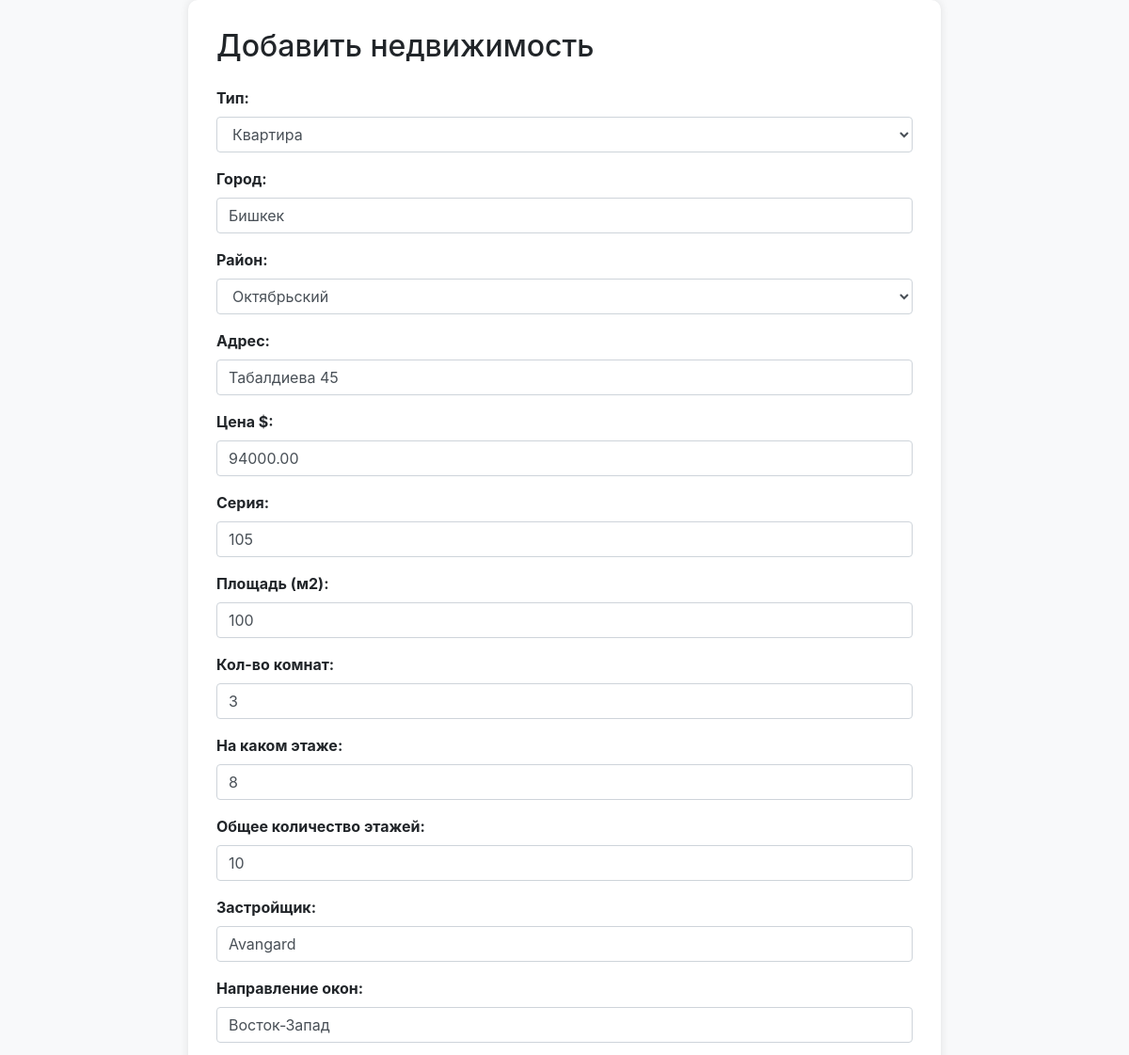
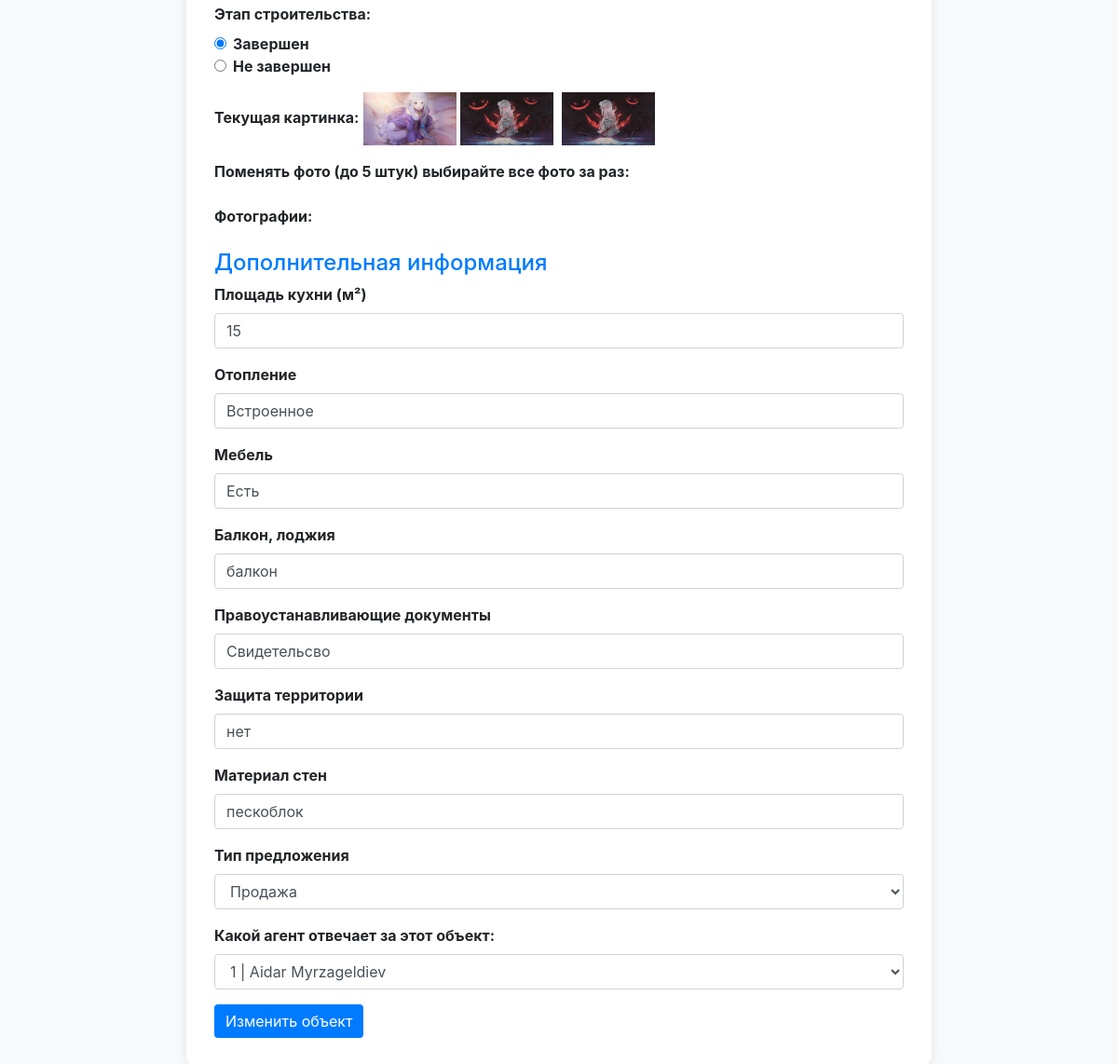
The page /private/object/change/1 (signed in) on the database its author committed (2 pictures, top to bottom).
### objects/models.py (models this page shows, shortened)
class ObjectAd(models.Model):
    AD_TYPES = [
        ('Аренда', 'Аренда'),
        ('Продажа', 'Продажа')
    ]
    STATUS = [
        ('completed', 'Завершен'),
        ('incomplete', 'Не завершен')
    ]
    rooms = models.IntegerField(null=True, blank=True)
    current_floor = models.IntegerField(blank=True, null=True)
    total_floors = models.IntegerField(blank=True, null=True)
    otoplenie = models.CharField(max_length=50, null=True, blank=True)
    furniture = models.CharField(max_length=50, null=True, blank=True)
    balcony = models.CharField(max_length=50, null=True, blank=True)
    series = models.IntegerField(null=True, blank=True)
    window_direction = models.CharField(max_length=100, null=True, blank=True)
    security = models.CharField(max_length=50, null=True, blank=True)
    area = models.IntegerField()
    city = models.CharField(max_length=50, null=True, blank=True)
    address = models.CharField(max_length=100)
    latitude = models.CharField(max_length=30, null=True, blank=True)  # Широта
    longitude = models.CharField(max_length=30, null=True, blank=True)  # Долгота
    zastroishik = models.CharField(max_length=50, null=True, blank=True)
    ad_type = models.CharField(max_length=10, choices=AD_TYPES, default='Продажа')
    price = models.DecimalField(max_digits=11, decimal_places=2)
    date_created = models.DateTimeField(auto_now_add=True)
    kitchens_area = models.IntegerField(null=True, blank=True)
    documents = models.CharField(max_length=50, null=True, blank=True)
    walls_material = models.CharField(max_length=50, null=True, blank=True)
    status = models.CharField(max_length=20, choices=STATUS, blank=True, null=True, default='completed')
    category = models.ForeignKey(to=Category, related_name='category', on_delete=models.SET_NULL, null=True, blank=True)
    district = models.ForeignKey(to=District, related_name='district', on_delete=models.SET_NULL, null=True, blank=True)
    agent = models.ForeignKey(to=Agent, related_name='agent_object', on_delete=models.SET_NULL, null=True, blank=True)

class ObjectImage(models.Model):
    image = models.ImageField(upload_to=get_image_path)
    object_ad = models.ForeignKey(ObjectAd, related_name='images', on_delete=models.CASCADE)

### adminus/views.py (the view, shortened to what this page needs)
# urls.py: path('object/change/<int:pk>', login_required(views.AdminChangeObject.as_view()), name='change_object'),
class AdminChangeObject(UpdateView):
    model = ObjectAd
    template_name = 'adminus/update_nedvij.html'
    form_class = ObjectForm
    success_url = reverse_lazy('adminus:objects')

### objects/models.py (called while the page is built)
    def __str__(self):
        return self.category_name

    def __str__(self):
        return self.district_name

### users/models.py (called while the page is built)
    def __str__(self):
        return f'{self.id} | {self.full_name}'

### adminus/templates/adminus/update_nedvij.html (shortened to what this page needs)
<!DOCTYPE html>
<html lang="en">
<head>
    <link rel="stylesheet" href="https://stackpath.bootstrapcdn.com/bootstrap/4.5.2/css/bootstrap.min.css">
</head>
<body>
    <div class="container">
        <h2 class="mb-4">Добавить недвижимость</h2>
        <form action="{% url 'adminus:change_object' object.id %}" method="post" enctype="multipart/form-data">
            <div class="form-group">
                <label for="{{ form.category.id_for_label }}">Тип:</label>
                {{ form.category }}
            </div>
            <div class="form-group">
                <label for="{{ form.city.id_for_label }}">Город:</label>
                {{ form.city }}
            </div>
            <div class="form-group">
                <label for="{{ form.district.id_for_label }}">Район:</label>
                {{ form.district }}
            </div>
            <div class="form-group">
                <label for="{{ form.address.id_for_label }}">Адрес:</label>
                {{ form.address }}
            </div>
            <div class="form-group">
                <label for="{{ form.price.id_for_label }}">Цена $:</label>
                {{ form.price }}
            </div>
            <div class="form-group">
                <label for="{{ form.series.id_for_label }}">Серия:</label>
                {{ form.series }}
            </div>
            <div class="form-group">
                <label for="{{ form.area.id_for_label }}">Площадь (м2):</label>
                {{ form.area }}
            </div>
            <div class="form-group">
                <label for="{{ form.rooms.if_for_label }}">Кол-во комнат:</label>
                {{ form.rooms }}
            </div>
            <div class="form-group">
                <label for="{{ form.current_floor.id_for_label }}">На каком этаже:</label>
                {{ form.current_floor }}
            </div>
            <div class="form-group">
                <label for="{{ form.total_floors.id_for_label }}">Общее количество этажей:</label>
                {{ form.total_floors }}
            </div>
            <div class="form-group">
                <label for="{{ form.zastroishik.id_for_label }}">Застройщик:</label>
                {{ form.zastroishik }}
            </div>
            <div class="form-group">
                <label for="{{ form.window_direction.id_for_label }}">Направление окон:</label>
                {{ form.window_direction }}
            </div>
            <div class="form-group">
                <label for="{{ form.construction_stage.id_for_label }}">Этап строительства:</label>
                <div class="form-check">
                    <input class="form-check-input" type="radio" name="{{ form.status.name }}" id="{{ form.status.id_for_label }}_completed" value="completed"
                        {% if object.status == 'completed' %} checked {% endif %}>
                    <label class="form-check-label" for="{{ form.status.id_for_label }}_completed">Завершен</label>
                </div>
                <div class="form-check">
                    <input class="form-check-input" type="radio" name="{{ form.status.name }}" id="{{ form.status.id_for_label }}_incomplete" value="incomplete"
                        {% if object.status == 'incomplete' %} checked {% endif %}>
                    <label class="form-check-label" for="{{ form.status.id_for_label }}_incomplete">Не завершен</label>
                </div>
            </div>
            <div class="form-group">
                <label for="photo">Текущая картинка:</label>
                    {% for image in object.images.all %}
                        <img src="{{ image.image.url }}" alt="" width="100">
                    {% endfor %}
            </div>
            <div class="form-group">
                <label for="{{ form.images.id_for_label }}">Поменять фото (до 5 штук) выбирайте все фото за раз:</label>
            </div>
            <div class="form-group">
                <label for="uploadedPhotos">Фотографии:</label>
            </div>
            <h4 style="color: #007bff!important;">Дополнительная информация</h4>
            <div class="form-group">
                <label for="{{ form.kitchens_area.id_for_label }}">Площадь кухни (м²)</label>
                {{ form.kitchens_area }}
            </div>
            <div class="form-group">
                <label for="{{ form.otoplenie.id_for_label }}">Отопление</label>
                {{ form.otoplenie }}
            </div>
            <div class="form-group">
                <label for="{{ form.furniture.id_for_label }}">Мебель</label>
                {{ form.furniture }}
            </div>
            <div class="form-group">
                <label for="{{ form.balcony.id_for_label }}">Балкон, лоджия</label>
                {{ form.balcony }}
            </div>
            <div class="form-group">
                <label for="{{ form.documents.id_for_label }}">Правоустанавливающие документы</label>
                {{ form.documents }}
            </div>
            <div class="form-group">
                <label for="{{ form.security.id_for_label }}">Защита территории</label>
                {{ form.security }}
            </div>
            <div class="form-group">
                <label for="{{ form.walls_material.id_for_label }}">Материал стен</label>
                {{ form.walls_material }}
            </div>
            <div class="form-group">
                <label for="{{ form.ad_type.id_for_label }}">Тип предложения</label>
                {{ form.ad_type }}
            </div>
            <div class="form-group">
                <label for="{{ form.agent.id_for_label }}">Какой агент отвечает за этот объект:</label>
                {{ form.agent }}
            </div>
            <button type="submit" class="btn btn-submit">Изменить объект</button>
        </form>
    </div>
</body>
</html>

### adminus/templates/adminus/update_nedvij.html (style rules this page uses)
body { background-color: #f8f9fa; }
.container { max-width: 800px; margin: 0 auto; padding: 30px; background-color: #ffffff; border-radius: 10px; box-shadow: 0px 0px 10px rgba(0, 0, 0, 0.1); }
.form-group label { font-weight: bold; }
.btn-submit { background-color: #007bff; color: #ffffff; border: none; }

### rows shown on the page
ObjectAd: category "Квартира", city "Бишкек", district "Октябрьский", address "Табалдиева 45", price "94000.00", series "105", area "100", rooms "3", current_floor "8", total_floors "10", zastroishik "Avangard", window_direction "Восток-Запад", status "☑ Завершен", status "☐ Не завершен", kitchens_area "15", otoplenie "Встроенное", furniture "Есть", balcony "балкон", documents "Свидетельсво", security "нет", walls_material "пескоблок", ad_type "Продажа", agent "1 | Aidar Myrzageldiev"
ObjectImage: image (picture)
ObjectImage: image (picture)
ObjectImage: image (picture)
